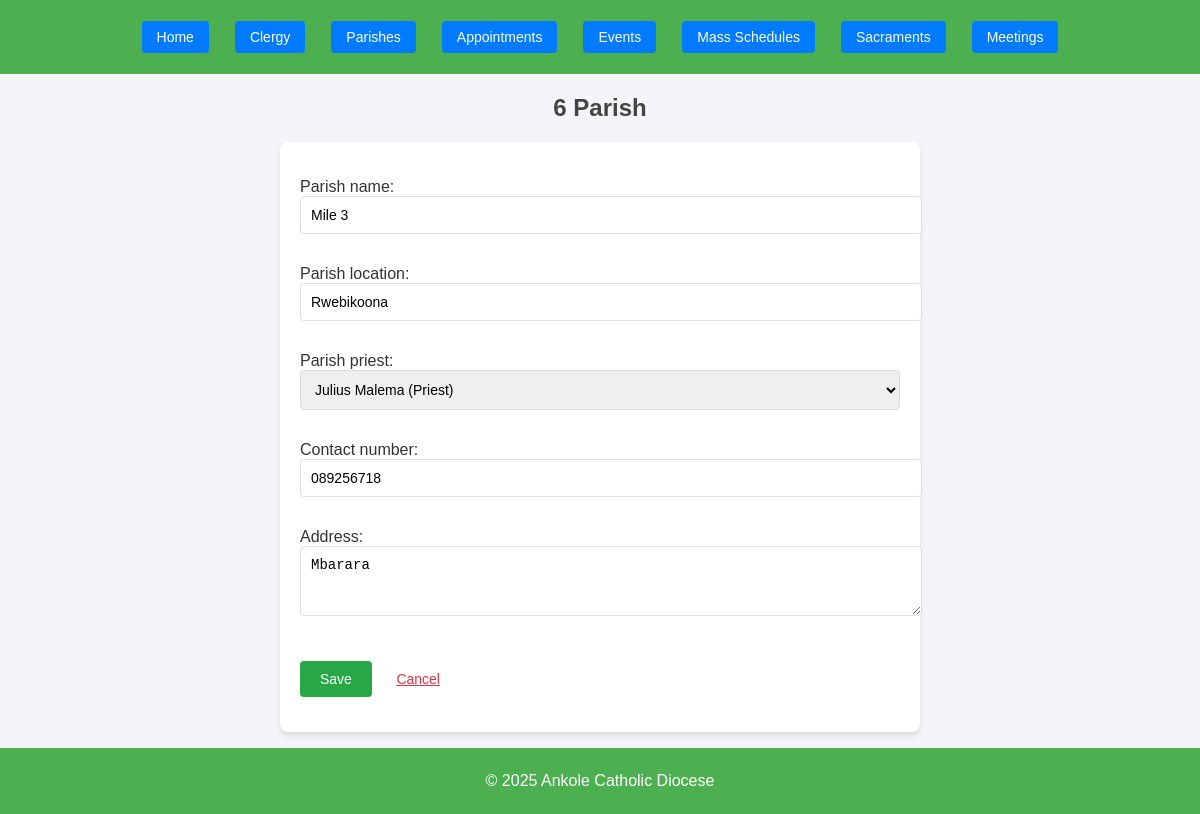
The app's page /parishes/edit/6/, older data.
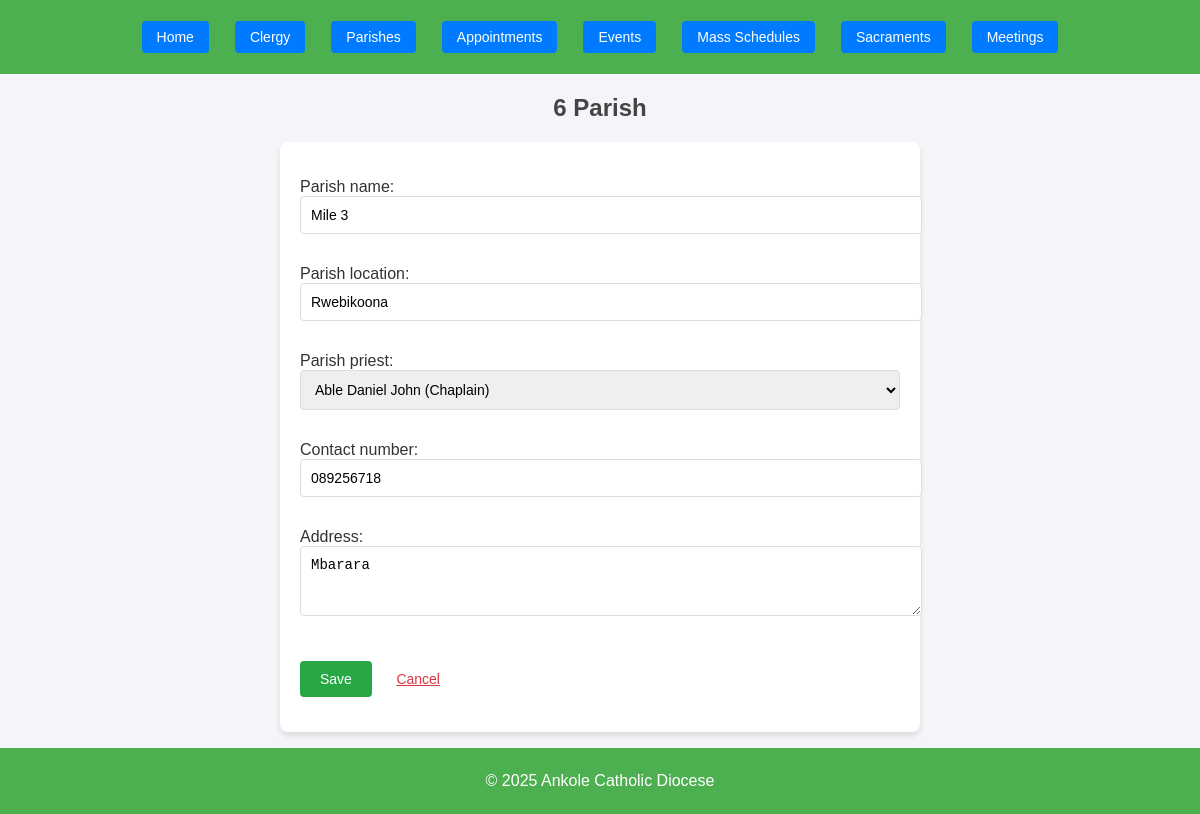
The same page, newer data.
### core/models.py (models this page shows, shortened)
class Parish(models.Model):
    parish_id = models.AutoField(primary_key=True)
    parish_name = models.CharField(max_length=100)
    parish_location = models.CharField(max_length=100)
    parish_priest = models.ForeignKey(Clergy, on_delete=models.SET_NULL, null=True, blank=True)
    contact_number = models.CharField(max_length=15)
    address = models.TextField()
    timestamp = models.DateTimeField(auto_now_add=True)

### core/views.py (the view)
# urls.py: path('parishes/edit/<int:parish_id>/', parish_edit, name='parish_edit'),
def parish_edit(request, parish_id):
    parish = get_object_or_404(Parish, pk=parish_id)
    if request.method == 'POST':
        form = ParishForm(request.POST, instance=parish)
        if form.is_valid():
            form.save()
            return redirect('parish_list')
    else:
        form = ParishForm(instance=parish)
    return render(request, 'parishes/parish_form.html', {'form': form})

### core/forms.py
class ParishForm(forms.ModelForm):
    class Meta:
        model = Parish
        fields = ['parish_name', 'parish_location', 'parish_priest', 'contact_number', 'address']
        widgets = {
            'parish_name': forms.TextInput(attrs={'class': 'form-control'}),
            'parish_location': forms.TextInput(attrs={'class': 'form-control'}),
            'parish_priest': forms.Select(attrs={'class': 'form-control'}),
            'contact_number': forms.TextInput(attrs={'class': 'form-control'}),
            'address': forms.Textarea(attrs={'class': 'form-control', 'rows': 3}),
        }

### core/models.py (called while the page is built)
    def __str__(self):
        return f"{self.first_name} {self.last_name} ({self.role})"

### core/templates/parishes/parish_form.html (shortened to what this page needs)
{% extends 'core/base.html' %}
{% block content %}
<h2>{{ form.instance.pk|default:"Add New" }} Parish</h2>
<form method="post">
    {{ form.as_p }}
    <input type="submit" value="Save" class="btn btn-success">
    <a href="{% url 'parish_list' %}" class="cancel-link">Cancel</a>
</form>
{% endblock %}

Row changes from the older to the newer data that the page shows:
changed Parish "Mile 3": parish_priest "Julius Malema (Priest)" → "Able Daniel John (Chaplain)"
